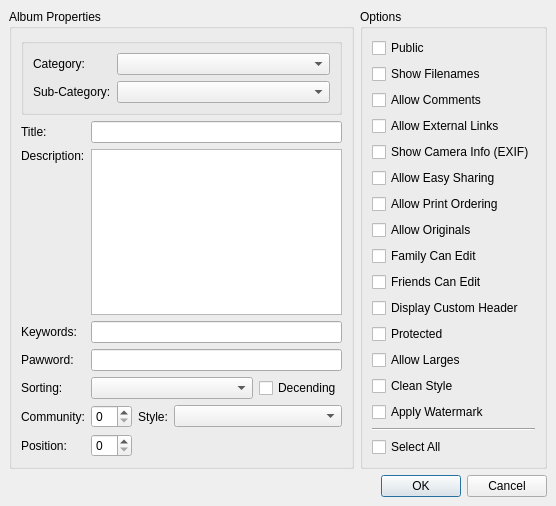
<ui version="4.0" >
 <class>AlbumDialog</class>
 <widget class="QDialog" name="AlbumDialog" >
  <property name="geometry" >
   <rect>
    <x>0</x>
    <y>0</y>
    <width>556</width>
    <height>470</height>
   </rect>
  </property>
  <property name="windowTitle" >
   <string>Create New Album</string>
  </property>
  <layout class="QGridLayout" >
   <property name="margin" >
    <number>9</number>
   </property>
   <property name="spacing" >
    <number>6</number>
   </property>
   <item row="0" column="0" >
    <widget class="QGroupBox" name="groupBox" >
     <property name="title" >
      <string>Album Properties</string>
     </property>
     <layout class="QGridLayout" >
      <property name="margin" >
       <number>9</number>
      </property>
      <property name="spacing" >
       <number>6</number>
      </property>
      <item row="0" column="0" colspan="4" >
       <widget class="QGroupBox" name="groupBox_3" >
        <property name="title" >
         <string/>
        </property>
        <property name="flat" >
         <bool>false</bool>
        </property>
        <layout class="QGridLayout" >
         <property name="margin" >
          <number>9</number>
         </property>
         <property name="spacing" >
          <number>6</number>
         </property>
         <item row="1" column="1" >
          <widget class="QComboBox" name="comboBox_4" >
           <property name="sizePolicy" >
            <sizepolicy>
             <hsizetype>7</hsizetype>
             <vsizetype>0</vsizetype>
             <horstretch>0</horstretch>
             <verstretch>0</verstretch>
            </sizepolicy>
           </property>
          </widget>
         </item>
         <item row="1" column="0" >
          <widget class="QLabel" name="label_10" >
           <property name="text" >
            <string>Sub-Category:</string>
           </property>
          </widget>
         </item>
         <item row="0" column="0" >
          <widget class="QLabel" name="label_9" >
           <property name="text" >
            <string>Category:</string>
           </property>
          </widget>
         </item>
         <item row="0" column="1" >
          <widget class="QComboBox" name="comboBox_3" >
           <property name="sizePolicy" >
            <sizepolicy>
             <hsizetype>7</hsizetype>
             <vsizetype>0</vsizetype>
             <horstretch>0</horstretch>
             <verstretch>0</verstretch>
            </sizepolicy>
           </property>
          </widget>
         </item>
        </layout>
       </widget>
      </item>
      <item row="7" column="3" >
       <spacer>
        <property name="orientation" >
         <enum>Qt::Horizontal</enum>
        </property>
        <property name="sizeHint" >
         <size>
          <width>40</width>
          <height>20</height>
         </size>
        </property>
       </spacer>
      </item>
      <item row="6" column="3" >
       <widget class="QComboBox" name="comboBox_2" />
      </item>
      <item row="5" column="1" colspan="3" >
       <layout class="QHBoxLayout" >
        <property name="margin" >
         <number>0</number>
        </property>
        <property name="spacing" >
         <number>6</number>
        </property>
        <item>
         <widget class="QComboBox" name="comboBox" >
          <property name="sizePolicy" >
           <sizepolicy>
            <hsizetype>7</hsizetype>
            <vsizetype>0</vsizetype>
            <horstretch>0</horstretch>
            <verstretch>0</verstretch>
           </sizepolicy>
          </property>
         </widget>
        </item>
        <item>
         <widget class="QCheckBox" name="checkBox_17" >
          <property name="text" >
           <string>Decending</string>
          </property>
         </widget>
        </item>
       </layout>
      </item>
      <item row="7" column="1" >
       <widget class="QSpinBox" name="spinBox_2" />
      </item>
      <item row="7" column="0" >
       <widget class="QLabel" name="label_8" >
        <property name="text" >
         <string>Position:</string>
        </property>
       </widget>
      </item>
      <item row="6" column="1" >
       <widget class="QSpinBox" name="spinBox" />
      </item>
      <item row="6" column="0" >
       <widget class="QLabel" name="label_6" >
        <property name="text" >
         <string>Community:</string>
        </property>
       </widget>
      </item>
      <item row="5" column="0" >
       <widget class="QLabel" name="label_5" >
        <property name="text" >
         <string>Sorting:</string>
        </property>
       </widget>
      </item>
      <item row="4" column="0" >
       <widget class="QLabel" name="label_4" >
        <property name="text" >
         <string>Pawword:</string>
        </property>
       </widget>
      </item>
      <item row="4" column="1" colspan="3" >
       <widget class="QLineEdit" name="lineEdit_3" />
      </item>
      <item row="3" column="1" colspan="3" >
       <widget class="QLineEdit" name="lineEdit_2" />
      </item>
      <item row="3" column="0" >
       <widget class="QLabel" name="label_3" >
        <property name="text" >
         <string>Keywords:</string>
        </property>
       </widget>
      </item>
      <item row="1" column="1" colspan="3" >
       <widget class="QLineEdit" name="lineEdit" />
      </item>
      <item row="1" column="0" >
       <widget class="QLabel" name="label" >
        <property name="text" >
         <string>Title:</string>
        </property>
       </widget>
      </item>
      <item row="6" column="2" >
       <widget class="QLabel" name="label_7" >
        <property name="text" >
         <string>Style:</string>
        </property>
       </widget>
      </item>
      <item row="2" column="0" >
       <layout class="QVBoxLayout" >
        <property name="margin" >
         <number>0</number>
        </property>
        <property name="spacing" >
         <number>6</number>
        </property>
        <item>
         <widget class="QLabel" name="label_2" >
          <property name="text" >
           <string>Description:</string>
          </property>
         </widget>
        </item>
        <item>
         <spacer>
          <property name="orientation" >
           <enum>Qt::Vertical</enum>
          </property>
          <property name="sizeHint" >
           <size>
            <width>20</width>
            <height>40</height>
           </size>
          </property>
         </spacer>
        </item>
       </layout>
      </item>
      <item row="2" column="1" colspan="3" >
       <widget class="QTextEdit" name="textEdit" />
      </item>
     </layout>
    </widget>
   </item>
   <item row="1" column="0" colspan="2" >
    <widget class="QDialogButtonBox" name="buttonBox" >
     <property name="standardButtons" >
      <set>QDialogButtonBox::Cancel|QDialogButtonBox::NoButton|QDialogButtonBox::Ok</set>
     </property>
    </widget>
   </item>
   <item row="0" column="1" >
    <widget class="QGroupBox" name="groupBox_2" >
     <property name="title" >
      <string>Options</string>
     </property>
     <layout class="QVBoxLayout" >
      <property name="margin" >
       <number>9</number>
      </property>
      <property name="spacing" >
       <number>6</number>
      </property>
      <item>
       <widget class="QCheckBox" name="checkBox" >
        <property name="text" >
         <string>Public</string>
        </property>
       </widget>
      </item>
      <item>
       <widget class="QCheckBox" name="checkBox_2" >
        <property name="text" >
         <string>Show Filenames</string>
        </property>
       </widget>
      </item>
      <item>
       <widget class="QCheckBox" name="checkBox_3" >
        <property name="text" >
         <string>Allow Comments</string>
        </property>
       </widget>
      </item>
      <item>
       <widget class="QCheckBox" name="checkBox_6" >
        <property name="text" >
         <string>Allow External Links</string>
        </property>
       </widget>
      </item>
      <item>
       <widget class="QCheckBox" name="checkBox_4" >
        <property name="text" >
         <string>Show Camera Info (EXIF)</string>
        </property>
       </widget>
      </item>
      <item>
       <widget class="QCheckBox" name="checkBox_5" >
        <property name="text" >
         <string>Allow Easy Sharing</string>
        </property>
       </widget>
      </item>
      <item>
       <widget class="QCheckBox" name="checkBox_8" >
        <property name="text" >
         <string>Allow Print Ordering</string>
        </property>
       </widget>
      </item>
      <item>
       <widget class="QCheckBox" name="checkBox_7" >
        <property name="text" >
         <string>Allow Originals</string>
        </property>
       </widget>
      </item>
      <item>
       <widget class="QCheckBox" name="checkBox_9" >
        <property name="text" >
         <string>Family Can Edit</string>
        </property>
       </widget>
      </item>
      <item>
       <widget class="QCheckBox" name="checkBox_12" >
        <property name="text" >
         <string>Friends Can Edit</string>
        </property>
       </widget>
      </item>
      <item>
       <widget class="QCheckBox" name="checkBox_10" >
        <property name="text" >
         <string>Display Custom Header</string>
        </property>
       </widget>
      </item>
      <item>
       <widget class="QCheckBox" name="checkBox_11" >
        <property name="text" >
         <string>Protected</string>
        </property>
       </widget>
      </item>
      <item>
       <widget class="QCheckBox" name="checkBox_15" >
        <property name="text" >
         <string>Allow Larges</string>
        </property>
       </widget>
      </item>
      <item>
       <widget class="QCheckBox" name="checkBox_13" >
        <property name="text" >
         <string>Clean Style</string>
        </property>
       </widget>
      </item>
      <item>
       <widget class="QCheckBox" name="checkBox_14" >
        <property name="text" >
         <string>Apply Watermark</string>
        </property>
       </widget>
      </item>
      <item>
       <widget class="Line" name="line" >
        <property name="orientation" >
         <enum>Qt::Horizontal</enum>
        </property>
       </widget>
      </item>
      <item>
       <widget class="QCheckBox" name="checkBox_16" >
        <property name="text" >
         <string>Select All</string>
        </property>
       </widget>
      </item>
     </layout>
    </widget>
   </item>
  </layout>
 </widget>
 <resources/>
 <connections>
  <connection>
   <sender>buttonBox</sender>
   <signal>accepted()</signal>
   <receiver>AlbumDialog</receiver>
   <slot>accept()</slot>
   <hints>
    <hint type="sourcelabel" >
     <x>228</x>
     <y>510</y>
    </hint>
    <hint type="destinationlabel" >
     <x>136</x>
     <y>446</y>
    </hint>
   </hints>
  </connection>
  <connection>
   <sender>buttonBox</sender>
   <signal>rejected()</signal>
   <receiver>AlbumDialog</receiver>
   <slot>reject()</slot>
   <hints>
    <hint type="sourcelabel" >
     <x>296</x>
     <y>510</y>
    </hint>
    <hint type="destinationlabel" >
     <x>411</x>
     <y>444</y>
    </hint>
   </hints>
  </connection>
  <connection>
   <sender>checkBox_16</sender>
   <signal>toggled(bool)</signal>
   <receiver>checkBox_14</receiver>
   <slot>setOn(bool)</slot>
   <hints>
    <hint type="sourcelabel" >
     <x>642</x>
     <y>413</y>
    </hint>
    <hint type="destinationlabel" >
     <x>642</x>
     <y>380</y>
    </hint>
   </hints>
  </connection>
  <connection>
   <sender>checkBox_16</sender>
   <signal>toggled(bool)</signal>
   <receiver>checkBox_13</receiver>
   <slot>setOn(bool)</slot>
   <hints>
    <hint type="sourcelabel" >
     <x>632</x>
     <y>418</y>
    </hint>
    <hint type="destinationlabel" >
     <x>632</x>
     <y>366</y>
    </hint>
   </hints>
  </connection>
  <connection>
   <sender>checkBox_16</sender>
   <signal>toggled(bool)</signal>
   <receiver>checkBox_15</receiver>
   <slot>setOn(bool)</slot>
   <hints>
    <hint type="sourcelabel" >
     <x>622</x>
     <y>418</y>
    </hint>
    <hint type="destinationlabel" >
     <x>622</x>
     <y>340</y>
    </hint>
   </hints>
  </connection>
  <connection>
   <sender>checkBox_16</sender>
   <signal>toggled(bool)</signal>
   <receiver>checkBox_11</receiver>
   <slot>setOn(bool)</slot>
   <hints>
    <hint type="sourcelabel" >
     <x>615</x>
     <y>422</y>
    </hint>
    <hint type="destinationlabel" >
     <x>615</x>
     <y>319</y>
    </hint>
   </hints>
  </connection>
  <connection>
   <sender>checkBox_16</sender>
   <signal>toggled(bool)</signal>
   <receiver>checkBox_10</receiver>
   <slot>setOn(bool)</slot>
   <hints>
    <hint type="sourcelabel" >
     <x>605</x>
     <y>418</y>
    </hint>
    <hint type="destinationlabel" >
     <x>605</x>
     <y>288</y>
    </hint>
   </hints>
  </connection>
  <connection>
   <sender>checkBox_16</sender>
   <signal>toggled(bool)</signal>
   <receiver>checkBox_12</receiver>
   <slot>setOn(bool)</slot>
   <hints>
    <hint type="sourcelabel" >
     <x>597</x>
     <y>426</y>
    </hint>
    <hint type="destinationlabel" >
     <x>597</x>
     <y>268</y>
    </hint>
   </hints>
  </connection>
  <connection>
   <sender>checkBox_16</sender>
   <signal>toggled(bool)</signal>
   <receiver>checkBox_9</receiver>
   <slot>setOn(bool)</slot>
   <hints>
    <hint type="sourcelabel" >
     <x>586</x>
     <y>422</y>
    </hint>
    <hint type="destinationlabel" >
     <x>585</x>
     <y>243</y>
    </hint>
   </hints>
  </connection>
  <connection>
   <sender>checkBox_16</sender>
   <signal>toggled(bool)</signal>
   <receiver>checkBox_7</receiver>
   <slot>setOn(bool)</slot>
   <hints>
    <hint type="sourcelabel" >
     <x>575</x>
     <y>420</y>
    </hint>
    <hint type="destinationlabel" >
     <x>574</x>
     <y>220</y>
    </hint>
   </hints>
  </connection>
  <connection>
   <sender>checkBox_16</sender>
   <signal>toggled(bool)</signal>
   <receiver>checkBox_8</receiver>
   <slot>setOn(bool)</slot>
   <hints>
    <hint type="sourcelabel" >
     <x>561</x>
     <y>418</y>
    </hint>
    <hint type="destinationlabel" >
     <x>563</x>
     <y>194</y>
    </hint>
   </hints>
  </connection>
  <connection>
   <sender>checkBox_16</sender>
   <signal>toggled(bool)</signal>
   <receiver>checkBox_5</receiver>
   <slot>setOn(bool)</slot>
   <hints>
    <hint type="sourcelabel" >
     <x>538</x>
     <y>420</y>
    </hint>
    <hint type="destinationlabel" >
     <x>550</x>
     <y>174</y>
    </hint>
   </hints>
  </connection>
  <connection>
   <sender>checkBox_16</sender>
   <signal>toggled(bool)</signal>
   <receiver>checkBox_4</receiver>
   <slot>setOn(bool)</slot>
   <hints>
    <hint type="sourcelabel" >
     <x>533</x>
     <y>423</y>
    </hint>
    <hint type="destinationlabel" >
     <x>538</x>
     <y>150</y>
    </hint>
   </hints>
  </connection>
  <connection>
   <sender>checkBox_16</sender>
   <signal>toggled(bool)</signal>
   <receiver>checkBox_6</receiver>
   <slot>setOn(bool)</slot>
   <hints>
    <hint type="sourcelabel" >
     <x>528</x>
     <y>420</y>
    </hint>
    <hint type="destinationlabel" >
     <x>528</x>
     <y>124</y>
    </hint>
   </hints>
  </connection>
  <connection>
   <sender>checkBox_16</sender>
   <signal>toggled(bool)</signal>
   <receiver>checkBox_3</receiver>
   <slot>setOn(bool)</slot>
   <hints>
    <hint type="sourcelabel" >
     <x>517</x>
     <y>419</y>
    </hint>
    <hint type="destinationlabel" >
     <x>519</x>
     <y>101</y>
    </hint>
   </hints>
  </connection>
  <connection>
   <sender>checkBox_16</sender>
   <signal>toggled(bool)</signal>
   <receiver>checkBox_2</receiver>
   <slot>setOn(bool)</slot>
   <hints>
    <hint type="sourcelabel" >
     <x>509</x>
     <y>420</y>
    </hint>
    <hint type="destinationlabel" >
     <x>509</x>
     <y>77</y>
    </hint>
   </hints>
  </connection>
  <connection>
   <sender>checkBox_16</sender>
   <signal>toggled(bool)</signal>
   <receiver>checkBox</receiver>
   <slot>setOn(bool)</slot>
   <hints>
    <hint type="sourcelabel" >
     <x>497</x>
     <y>421</y>
    </hint>
    <hint type="destinationlabel" >
     <x>497</x>
     <y>53</y>
    </hint>
   </hints>
  </connection>
 </connections>
</ui>
